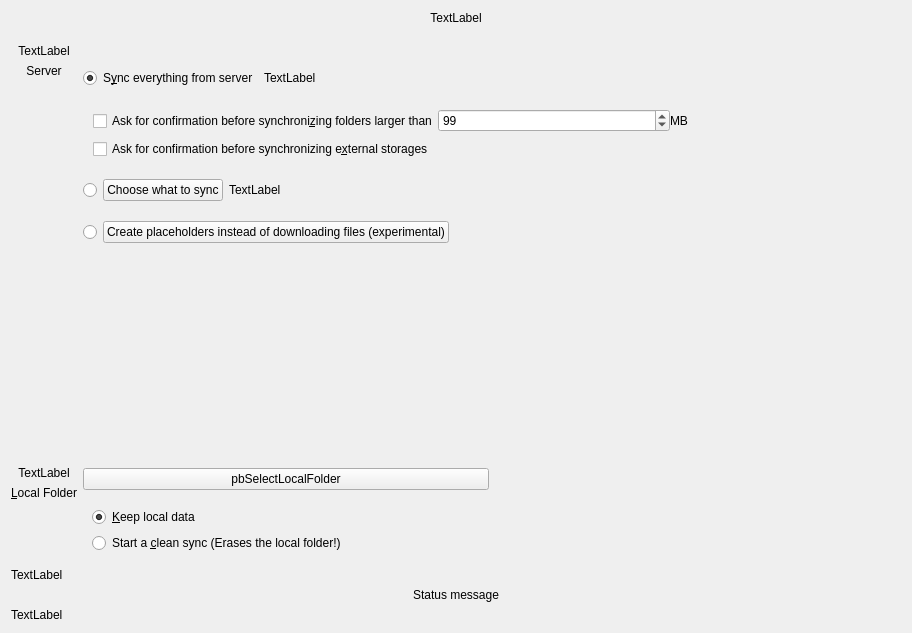
<?xml version="1.0" encoding="UTF-8"?>
<ui version="4.0">
 <class>OwncloudAdvancedSetupPage</class>
 <widget class="QWidget" name="OwncloudAdvancedSetupPage">
  <property name="geometry">
   <rect>
    <x>0</x>
    <y>0</y>
    <width>912</width>
    <height>633</height>
   </rect>
  </property>
  <property name="sizePolicy">
   <sizepolicy hsizetype="Maximum" vsizetype="Maximum">
    <horstretch>0</horstretch>
    <verstretch>0</verstretch>
   </sizepolicy>
  </property>
  <property name="windowTitle">
   <string>Form</string>
  </property>
  <layout class="QVBoxLayout" name="verticalLayout_4">
   <item>
    <widget class="QLabel" name="topLabel">
     <property name="sizePolicy">
      <sizepolicy hsizetype="Preferred" vsizetype="Fixed">
       <horstretch>0</horstretch>
       <verstretch>0</verstretch>
      </sizepolicy>
     </property>
     <property name="text">
      <string>TextLabel</string>
     </property>
     <property name="textFormat">
      <enum>Qt::RichText</enum>
     </property>
     <property name="alignment">
      <set>Qt::AlignCenter</set>
     </property>
     <property name="wordWrap">
      <bool>true</bool>
     </property>
    </widget>
   </item>
   <item>
    <spacer name="verticalSpacer_2">
     <property name="orientation">
      <enum>Qt::Vertical</enum>
     </property>
     <property name="sizeType">
      <enum>QSizePolicy::Fixed</enum>
     </property>
     <property name="sizeHint" stdset="0">
      <size>
       <width>20</width>
       <height>13</height>
      </size>
     </property>
    </spacer>
   </item>
   <item>
    <layout class="QGridLayout" name="gridLayout">
     <item row="2" column="2">
      <spacer name="horizontalSpacer_2">
       <property name="orientation">
        <enum>Qt::Horizontal</enum>
       </property>
       <property name="sizeHint" stdset="0">
        <size>
         <width>40</width>
         <height>20</height>
        </size>
       </property>
      </spacer>
     </item>
     <item row="0" column="0">
      <layout class="QVBoxLayout" name="verticalLayout_2">
       <item>
        <widget class="QLabel" name="lServerIcon">
         <property name="text">
          <string>TextLabel</string>
         </property>
         <property name="alignment">
          <set>Qt::AlignCenter</set>
         </property>
        </widget>
       </item>
       <item>
        <widget class="QLabel" name="lServer">
         <property name="text">
          <string>Server</string>
         </property>
         <property name="alignment">
          <set>Qt::AlignCenter</set>
         </property>
        </widget>
       </item>
       <item>
        <spacer name="verticalSpacer_3">
         <property name="orientation">
          <enum>Qt::Vertical</enum>
         </property>
         <property name="sizeHint" stdset="0">
          <size>
           <width>20</width>
           <height>40</height>
          </size>
         </property>
        </spacer>
       </item>
      </layout>
     </item>
     <item row="1" column="1">
      <spacer name="verticalSpacer">
       <property name="orientation">
        <enum>Qt::Vertical</enum>
       </property>
       <property name="sizeType">
        <enum>QSizePolicy::MinimumExpanding</enum>
       </property>
       <property name="sizeHint" stdset="0">
        <size>
         <width>20</width>
         <height>40</height>
        </size>
       </property>
      </spacer>
     </item>
     <item row="2" column="0" rowspan="3">
      <layout class="QVBoxLayout" name="verticalLayout_3">
       <item>
        <widget class="QLabel" name="lLocalIcon">
         <property name="text">
          <string>TextLabel</string>
         </property>
         <property name="alignment">
          <set>Qt::AlignCenter</set>
         </property>
        </widget>
       </item>
       <item>
        <widget class="QLabel" name="lLocal">
         <property name="sizePolicy">
          <sizepolicy hsizetype="Minimum" vsizetype="Preferred">
           <horstretch>0</horstretch>
           <verstretch>0</verstretch>
          </sizepolicy>
         </property>
         <property name="text">
          <string>&amp;Local Folder</string>
         </property>
         <property name="alignment">
          <set>Qt::AlignCenter</set>
         </property>
         <property name="buddy">
          <cstring>pbSelectLocalFolder</cstring>
         </property>
        </widget>
       </item>
       <item>
        <spacer name="verticalSpacer_4">
         <property name="orientation">
          <enum>Qt::Vertical</enum>
         </property>
         <property name="sizeHint" stdset="0">
          <size>
           <width>20</width>
           <height>40</height>
          </size>
         </property>
        </spacer>
       </item>
      </layout>
     </item>
     <item row="4" column="1" colspan="2">
      <widget class="QWidget" name="resolutionWidget" native="true">
       <property name="sizePolicy">
        <sizepolicy hsizetype="Preferred" vsizetype="Fixed">
         <horstretch>0</horstretch>
         <verstretch>0</verstretch>
        </sizepolicy>
       </property>
       <layout class="QFormLayout" name="formLayout_2">
        <property name="sizeConstraint">
         <enum>QLayout::SetMinimumSize</enum>
        </property>
        <property name="fieldGrowthPolicy">
         <enum>QFormLayout::ExpandingFieldsGrow</enum>
        </property>
        <item row="1" column="0" colspan="2">
         <widget class="QRadioButton" name="radioButton">
          <property name="text">
           <string>&amp;Keep local data</string>
          </property>
          <property name="checked">
           <bool>true</bool>
          </property>
         </widget>
        </item>
        <item row="2" column="0" colspan="2">
         <widget class="QRadioButton" name="cbSyncFromScratch">
          <property name="toolTip">
           <string>&lt;html&gt;&lt;head/&gt;&lt;body&gt;&lt;p&gt;If this box is checked, existing content in the local folder will be erased to start a clean sync from the server.&lt;/p&gt;&lt;p&gt;Do not check this if the local content should be uploaded to the servers folder.&lt;/p&gt;&lt;/body&gt;&lt;/html&gt;</string>
          </property>
          <property name="text">
           <string>Start a &amp;clean sync (Erases the local folder!)</string>
          </property>
          <property name="checkable">
           <bool>true</bool>
          </property>
         </widget>
        </item>
       </layout>
      </widget>
     </item>
     <item row="2" column="1" rowspan="2">
      <widget class="QPushButton" name="pbSelectLocalFolder">
       <property name="sizePolicy">
        <sizepolicy hsizetype="MinimumExpanding" vsizetype="Fixed">
         <horstretch>0</horstretch>
         <verstretch>0</verstretch>
        </sizepolicy>
       </property>
       <property name="text">
        <string>pbSelectLocalFolder</string>
       </property>
      </widget>
     </item>
     <item row="0" column="1" colspan="2">
      <widget class="QWidget" name="widget" native="true">
       <layout class="QVBoxLayout" name="verticalLayout">
        <property name="leftMargin">
         <number>0</number>
        </property>
        <property name="rightMargin">
         <number>0</number>
        </property>
        <item>
         <layout class="QHBoxLayout" name="horizontalLayout_2">
          <item>
           <widget class="QRadioButton" name="rSyncEverything">
            <property name="text">
             <string>S&amp;ync everything from server</string>
            </property>
            <property name="checked">
             <bool>true</bool>
            </property>
           </widget>
          </item>
          <item>
           <widget class="QLabel" name="lSyncEverythingSizeLabel">
            <property name="text">
             <string>TextLabel</string>
            </property>
            <property name="textFormat">
             <enum>Qt::PlainText</enum>
            </property>
           </widget>
          </item>
          <item>
           <spacer name="horizontalSpacer_3">
            <property name="orientation">
             <enum>Qt::Horizontal</enum>
            </property>
            <property name="sizeHint" stdset="0">
             <size>
              <width>40</width>
              <height>20</height>
             </size>
            </property>
           </spacer>
          </item>
         </layout>
        </item>
        <item>
         <layout class="QGridLayout" name="gridLayout_2">
          <property name="horizontalSpacing">
           <number>0</number>
          </property>
          <item row="0" column="0">
           <spacer name="horizontalSpacer_4">
            <property name="orientation">
             <enum>Qt::Horizontal</enum>
            </property>
            <property name="sizeType">
             <enum>QSizePolicy::Minimum</enum>
            </property>
            <property name="sizeHint" stdset="0">
             <size>
              <width>10</width>
              <height>20</height>
             </size>
            </property>
           </spacer>
          </item>
          <item row="0" column="1">
           <layout class="QHBoxLayout" name="horizontalLayout_3">
            <item>
             <widget class="QCheckBox" name="confCheckBoxSize">
              <property name="text">
               <string>Ask for confirmation before synchroni&amp;zing folders larger than</string>
              </property>
             </widget>
            </item>
            <item>
             <widget class="QSpinBox" name="confSpinBox">
              <property name="maximum">
               <number>999999</number>
              </property>
              <property name="value">
               <number>99</number>
              </property>
             </widget>
            </item>
            <item>
             <widget class="QLabel" name="confTraillingSizeLabel">
              <property name="text">
               <string extracomment="Trailing part of &quot;Ask confirmation before syncing folder larger than&quot; ">MB</string>
              </property>
             </widget>
            </item>
           </layout>
          </item>
          <item row="1" column="1">
           <widget class="QCheckBox" name="confCheckBoxExternal">
            <property name="text">
             <string>Ask for confirmation before synchronizing e&amp;xternal storages</string>
            </property>
           </widget>
          </item>
         </layout>
        </item>
        <item>
         <layout class="QHBoxLayout" name="horizontalLayout">
          <item>
           <widget class="QRadioButton" name="rSelectiveSync">
            <property name="sizePolicy">
             <sizepolicy hsizetype="Minimum" vsizetype="Minimum">
              <horstretch>0</horstretch>
              <verstretch>0</verstretch>
             </sizepolicy>
            </property>
            <property name="text">
             <string/>
            </property>
            <property name="checkable">
             <bool>false</bool>
            </property>
           </widget>
          </item>
          <item>
           <widget class="QPushButton" name="bSelectiveSync">
            <property name="text">
             <string>Choose what to sync</string>
            </property>
           </widget>
          </item>
          <item>
           <widget class="QLabel" name="lSelectiveSyncSizeLabel">
            <property name="text">
             <string>TextLabel</string>
            </property>
            <property name="textFormat">
             <enum>Qt::PlainText</enum>
            </property>
           </widget>
          </item>
          <item>
           <spacer name="horizontalSpacer">
            <property name="orientation">
             <enum>Qt::Horizontal</enum>
            </property>
            <property name="sizeHint" stdset="0">
             <size>
              <width>40</width>
              <height>20</height>
             </size>
            </property>
           </spacer>
          </item>
         </layout>
        </item>
        <item>
         <layout class="QHBoxLayout" name="horizontalLayout_4">
          <item>
           <widget class="QRadioButton" name="rPlaceholderSync">
            <property name="sizePolicy">
             <sizepolicy hsizetype="Minimum" vsizetype="Minimum">
              <horstretch>0</horstretch>
              <verstretch>0</verstretch>
             </sizepolicy>
            </property>
            <property name="text">
             <string/>
            </property>
            <property name="checkable">
             <bool>false</bool>
            </property>
           </widget>
          </item>
          <item>
           <widget class="QPushButton" name="bPlaceholderSync">
            <property name="text">
             <string>Create placeholders instead of downloading files (experimental)</string>
            </property>
           </widget>
          </item>
          <item>
           <spacer name="horizontalSpacer_5">
            <property name="orientation">
             <enum>Qt::Horizontal</enum>
            </property>
            <property name="sizeHint" stdset="0">
             <size>
              <width>40</width>
              <height>20</height>
             </size>
            </property>
           </spacer>
          </item>
         </layout>
        </item>
       </layout>
      </widget>
     </item>
    </layout>
   </item>
   <item>
    <widget class="QLabel" name="errorLabel">
     <property name="text">
      <string>TextLabel</string>
     </property>
    </widget>
   </item>
   <item>
    <widget class="QLabel" name="syncModeLabel">
     <property name="text">
      <string>Status message</string>
     </property>
     <property name="textFormat">
      <enum>Qt::RichText</enum>
     </property>
     <property name="alignment">
      <set>Qt::AlignCenter</set>
     </property>
     <property name="wordWrap">
      <bool>true</bool>
     </property>
    </widget>
   </item>
   <item>
    <layout class="QHBoxLayout" name="resultLayout"/>
   </item>
   <item>
    <widget class="QLabel" name="bottomLabel">
     <property name="text">
      <string>TextLabel</string>
     </property>
     <property name="textFormat">
      <enum>Qt::RichText</enum>
     </property>
    </widget>
   </item>
  </layout>
 </widget>
 <resources/>
 <connections>
  <connection>
   <sender>rSyncEverything</sender>
   <signal>toggled(bool)</signal>
   <receiver>confCheckBoxSize</receiver>
   <slot>setEnabled(bool)</slot>
   <hints>
    <hint type="sourcelabel">
     <x>217</x>
     <y>78</y>
    </hint>
    <hint type="destinationlabel">
     <x>298</x>
     <y>126</y>
    </hint>
   </hints>
  </connection>
  <connection>
   <sender>rSyncEverything</sender>
   <signal>toggled(bool)</signal>
   <receiver>confSpinBox</receiver>
   <slot>setEnabled(bool)</slot>
   <hints>
    <hint type="sourcelabel">
     <x>311</x>
     <y>83</y>
    </hint>
    <hint type="destinationlabel">
     <x>952</x>
     <y>134</y>
    </hint>
   </hints>
  </connection>
  <connection>
   <sender>rSyncEverything</sender>
   <signal>toggled(bool)</signal>
   <receiver>confTraillingSizeLabel</receiver>
   <slot>setEnabled(bool)</slot>
   <hints>
    <hint type="sourcelabel">
     <x>277</x>
     <y>76</y>
    </hint>
    <hint type="destinationlabel">
     <x>1076</x>
     <y>136</y>
    </hint>
   </hints>
  </connection>
  <connection>
   <sender>rSyncEverything</sender>
   <signal>toggled(bool)</signal>
   <receiver>confCheckBoxExternal</receiver>
   <slot>setEnabled(bool)</slot>
   <hints>
    <hint type="sourcelabel">
     <x>181</x>
     <y>78</y>
    </hint>
    <hint type="destinationlabel">
     <x>382</x>
     <y>174</y>
    </hint>
   </hints>
  </connection>
 </connections>
</ui>
